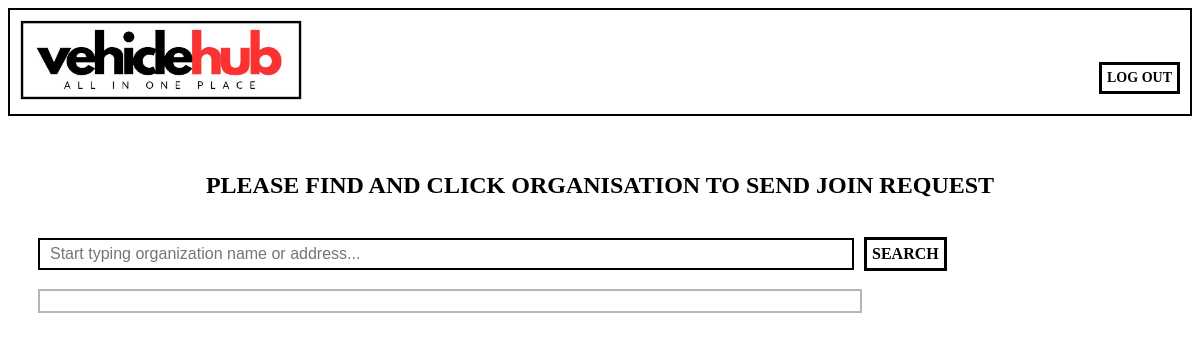
The app's page /vehiclehub/join/, older data.
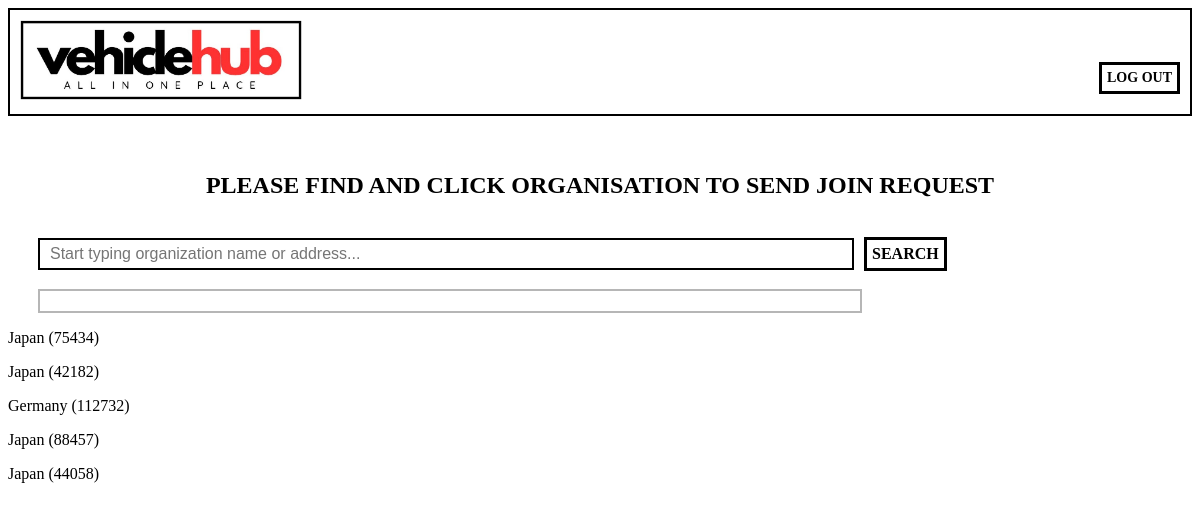
The same page, newer data.
### VehicleHub/models.py (models this page shows, shortened)
class CustomsRecord(models.Model):
    vehicle_id = models.ForeignKey(Vehicle, on_delete=models.CASCADE, null=True)
    user_id = models.ForeignKey(CustomUser, on_delete=models.CASCADE, null=True)
    record_date = models.DateField(default=datetime.now, null=False)
    import_as = models.TextField(max_length=4, default="")
    damaged = models.TextField(max_length=3, default="")
    mileage = models.IntegerField(null=False)
    country_of_origin = models.TextField(max_length=30, blank=True)

### VehicleHub/views.py (the view)
# urls.py: path('join/', views.join_view, name='join'),
def join_view(request):
    organisations = Organisation.objects.all()
    customsrecords = CustomsRecord.objects.all()
    context = {
        'organisations': organisations,
        'customsrecords': customsrecords
    }
    return render(request, 'join.html', context)

### VehicleHub/templates/join.html (shortened to what this page needs)
{% extends "base.html" %}
{% block content %}
    <br><br>
    <center><h2>PLEASE FIND AND CLICK ORGANISATION TO SEND JOIN REQUEST</h2></center>
    <br>
    <div class="search-container">
  <form action="{% url 'join' %}" method="GET" class="search-form">
    <div class="search-input-wrapper">
      <input type="text" name="query" id="search-input" placeholder="Start typing organization name or address..." class="search-input">
      <div class="auth_link">
      <button type="submit" class="auth-button">SEARCH</button>
    </div>
    </div>
  </form>
  <br>
        <div id="search-results" class="result-container">
        </div>
    </div>
    {% for customsrecord in customsrecords %}
    <p class="organisation">{{ customsrecord.country_of_origin }} ({{ customsrecord.mileage }})</p>
{% endfor %}
{% endblock %}

### VehicleHub/templates/base.html (shortened to what this page needs)
{% load static %}
<!DOCTYPE html>
<html lang="en">
<head>
    <link rel="stylesheet" href="{% static 'css/base.css' %}">
  </head>
</head>
<body>
    <div class="base-container">
        <div class="base-logo">
          <a href="#"><img src="{% static 'images/logo1.jpg' %}" height="80px"></a>
        </div>
        <div class="base-text-container">
          <h5 class="base-text">
            <br><br>
            <div class="auth_link">
            <a href="#" onclick="logout()" >LOG OUT</a>
            </div>
          </h5>
        </div>
      </div>
{% block content %} {% endblock content %}
</body>
</html>

### VehicleHub/static/css/base.css (style rules this page uses)
body { font-family: "Tahoma" }
.base-container { display: flex; align-items: center; justify-content: space-between; padding: 10px; border: 2px solid black; }
.base-logo { flex: 1; display: flex; align-items: center; margin: 0px; }
.base-text-container { text-align: right; margin: 0px; }
.base-text { font-size: 14px; text-align: left; margin: 0px; }
.auth_link { color: black; text-decoration: none; border: 3px solid black; padding: 5px; display: inline-block; }
.search-input { border: 2px solid black; width: 800px; padding-left: 10px; padding-top: 5px; padding-bottom: 5px; font-size: 16px; margin-right: 10px; }
.result-container { border: 2px solid rgba(175, 175, 175, 0.9); width: 800px; height: 100%; text-align: left; padding: 10px; align-self: flex-start; }
.search-form { align-self: flex-start; text-align: left; }
.search-container { display: flex; flex-direction: column; align-items: flex-start; padding-left: 30px; }
.search-input-wrapper { display: flex; align-items: center; }
.auth-button { background: none; border: none; padding: 0; font-family: inherit; font-size: inherit; font-weight: bold; color: inherit; cursor: pointer; }
.auth_link a { color: black; text-decoration: none; }

Row changes from the older to the newer data that the page shows:
added CustomsRecord: country_of_origin "Japan", mileage "75434"
added CustomsRecord: country_of_origin "Japan", mileage "42182"
added CustomsRecord: country_of_origin "Germany", mileage "112732"
added CustomsRecord: country_of_origin "Japan", mileage "88457"
added CustomsRecord: country_of_origin "Japan", mileage "44058"
